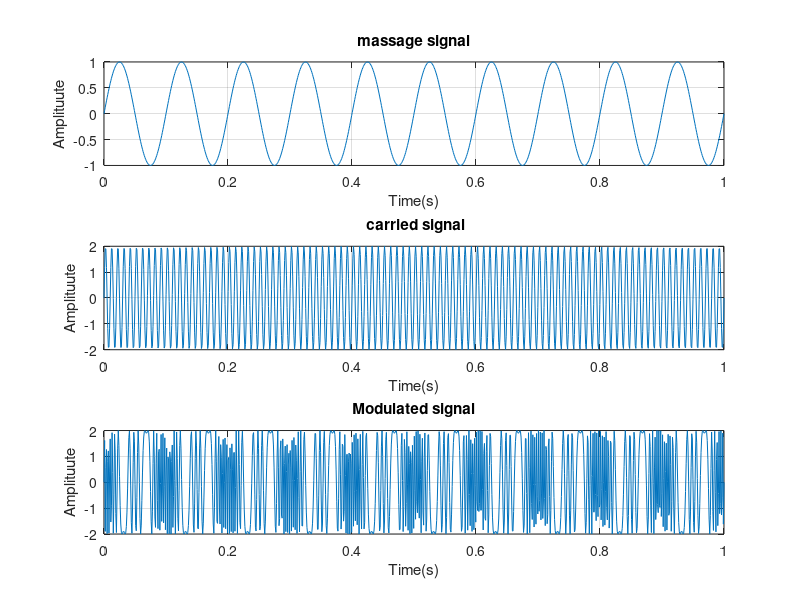
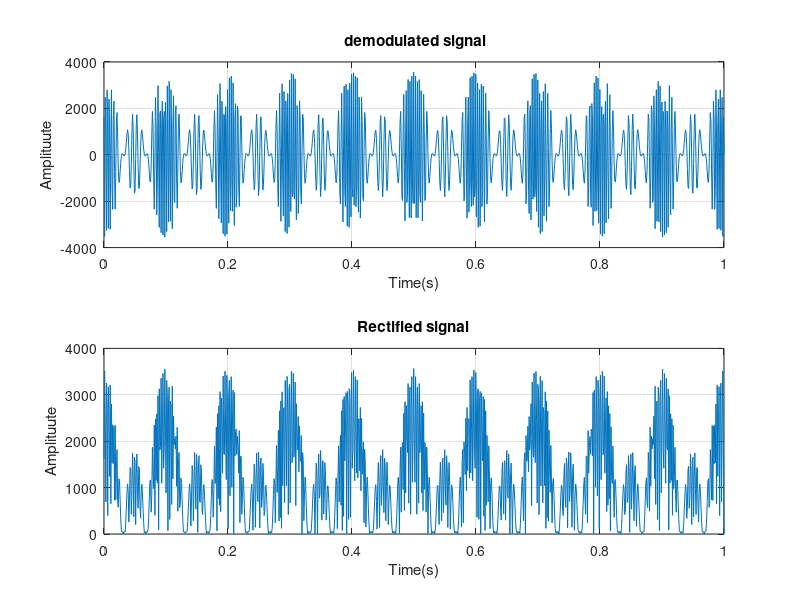

The MATLAB source for these figures, in order:
clear all;
clc;
fs=1000;
t=linspace(0,1,1000);
fm=10;
am=1;
msg=am*sin(2*pi*fm.*t);

fc=100;
ac=2;
car=ac*sin(2*pi*fc.*t);
kf=25;
ms=ac*sin(2*pi*fc.*t+kf*msg);%modulated singnal



ds=[diff(ms) 0]*fs;%demodulated siignal

rs=abs(ds);%rectified signal


figure;
subplot(3,1,1);
plot(t,msg);
title("massage signal");
xlabel("Time(s)");
ylabel("Amplituute");
grid on;

subplot(3,1,2);
plot(t,car);
title(" carried signal");
xlabel("Time(s)");
ylabel("Amplituute");
grid on;

subplot(3,1,3);
plot(t,ms);
title("Modulated signal");
xlabel("Time(s)");
ylabel("Amplituute");
grid on;



figure;
subplot(2,1,1);
plot(t,ds);
title(" demodulated signal");
xlabel("Time(s)");
ylabel("Amplituute");
grid on;

subplot(2,1,2);
plot(t,rs);
title("Rectified signal");
xlabel("Time(s)");
ylabel("Amplituute");
grid on;


